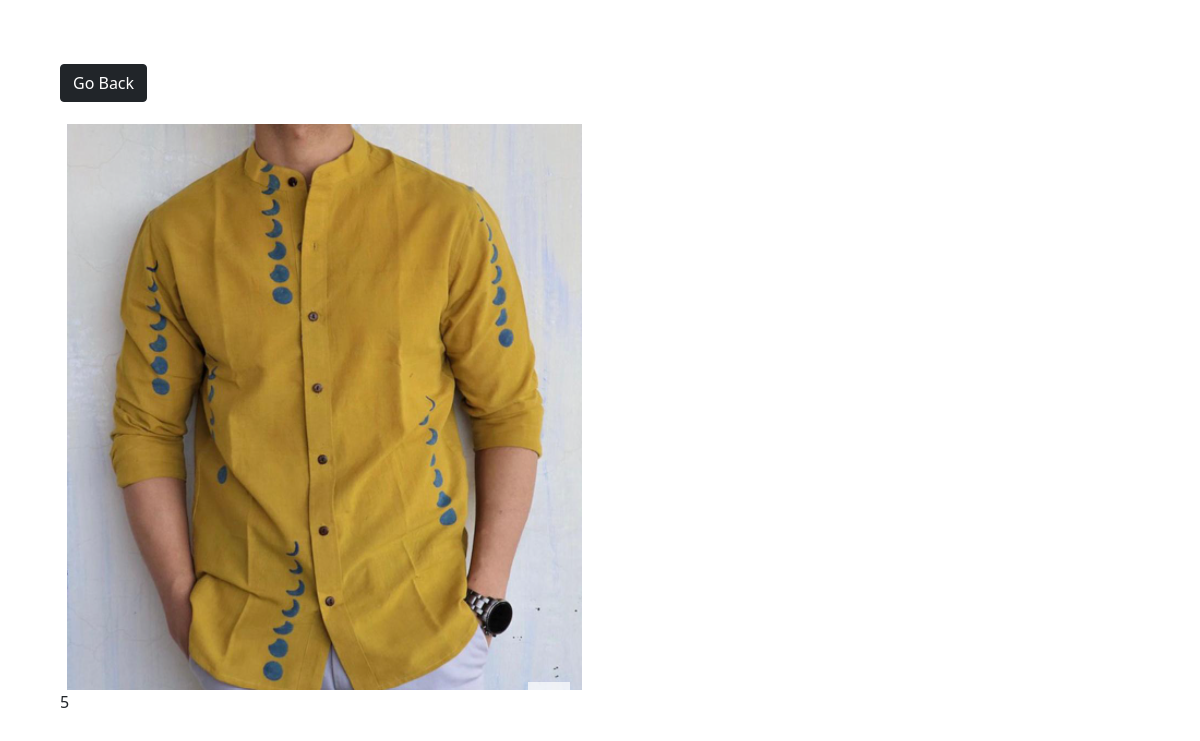
/photo/15/, run on the app's committed database.
### closet/models.py (models this page shows, shortened)
class Photo(models.Model):
    category = models.ForeignKey(
        Category, on_delete=models.SET_NULL, null=True, blank=True)
    image = models.ImageField(null=False, blank=False)
    description = models.TextField()

### closet/views.py (the view)
# urls.py: path('photo/<str:pk>/', views.viewPhoto, name='photo'),
def viewPhoto(request, pk):
    photo = Photo.objects.get(id=pk)
    return render(request, 'closet/photo.html', {'photo':photo})

### closet/templates/closet/photo.html (shortened to what this page needs)
<!DOCTYPE html>
<html lang="en">
<head>
    <link href="https://cdn.jsdelivr.net/npm/bootstrap@5.0.1/dist/css/bootstrap.min.css" rel="stylesheet"
>
</head>
<body class="m-5">
    <div class="container">
        <div class="row justify-content-center">
            <div class="col">
                <a href="{% url 'gallery' %}" class="btn btn-dark my-3">Go Back</a>
                <div style="height: 90vh;">
                    <img style="max-width: 100%; max-height: 100%;"
                      src="{{photo.image.url}}">
                    <p>{{photo.description}}</p>
                </div>
            </div>
        </div>
    </div>
</body>
</html>

### data on the page
Photo: image (picture), description "5"
